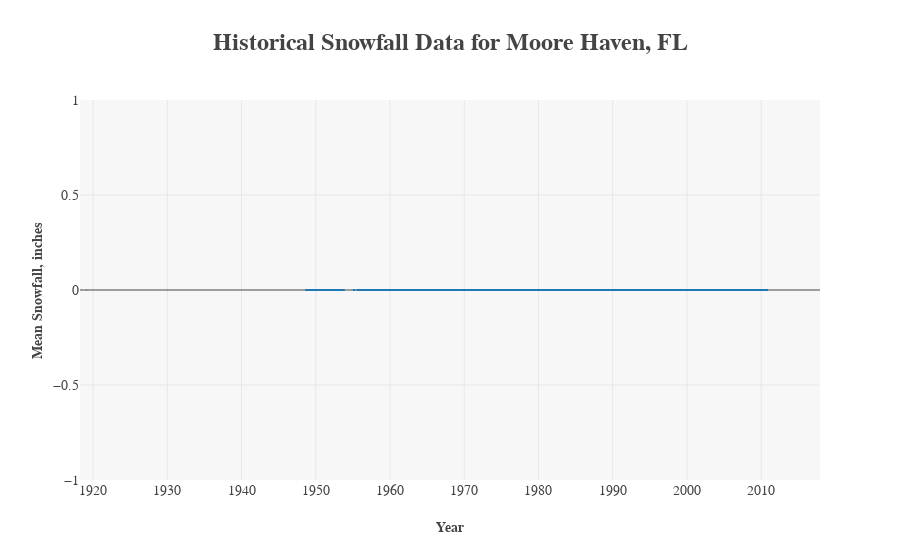

Notebook code cell kept with this figure:
### Markdown cell above
## Historical Precipitation for Moore Haven, FL Evaluation Notes 2
Looking at the above plotly interactive box plot, I noticed a few things:
1. Again, it appears that the precipitation increases in the summer months year-over-year in this region
2. There are some above average monthly cummulative outliers, but nothing unexpected when dealing with weather data spanning multiple decades

### Code cell
# Plot the historical weather Dataframe for Moore Haven, FL for some quick Exploratory
# Data Analysis (EDA)
# Generate an interactive plot using the plotly package
layout = go.Layout(
    plot_bgcolor="rgb(247,247,247)",
    legend=dict(font=dict(family="serif", size=12)),
    title="<b>Historical Snowfall Data for Moore Haven, FL</b>",
    titlefont=dict(family="serif", size=24),
    yaxis=dict(title="<b>Mean Snowfall, inches</b>", 
               titlefont=dict(family="serif", size=14),
               tickfont=dict(family="serif", size=14)),
    xaxis=dict(title="<b>Year</b>", titlefont=dict(family="serif", size=14), 
               tickfont=dict(family="serif", size=14))
)

trace1 = go.Scatter(
    x=df_fl_lines.index,
    y=df_fl_lines.SNOW,
    mode="lines",
    name="snow"
)

fig = go.Figure(data=[trace1], layout=layout)
py.offline.iplot(fig)

### Figure 1 — Plotly figure (JSON) as saved in the notebook; plotly's stock layout.template omitted (floating-point values rounded to 4 significant figures; data arrays with more than 128 entries replaced by an {"elided": "..."} marker saying what was removed)
{"data": [{"mode": "lines", "name": "snow", "type": "scatter", "x": {"elided": "1171 str values"}, "y": {"elided": "1171 int values"}}], "layout": {"legend": {"font": {"family": "serif", "size": 12}}, "plot_bgcolor": "rgb(247,247,247)", "title": "<b>Historical Snowfall Data for Moore Haven, FL</b>", "titlefont": {"family": "serif", "size": 24}, "xaxis": {"tickfont": {"family": "serif", "size": 14}, "title": "<b>Year</b>", "titlefont": {"family": "serif", "size": 14}}, "yaxis": {"tickfont": {"family": "serif", "size": 14}, "title": "<b>Mean Snowfall, inches</b>", "titlefont": {"family": "serif", "size": 14}}}}
